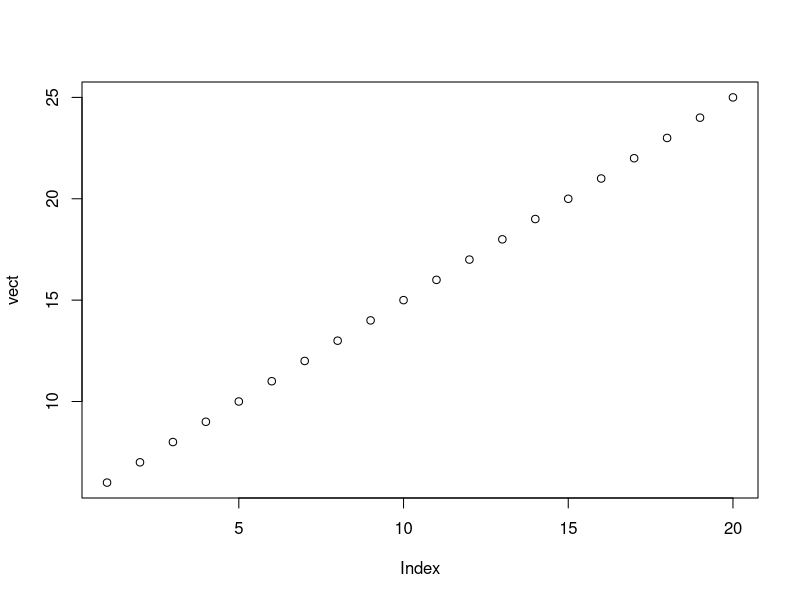
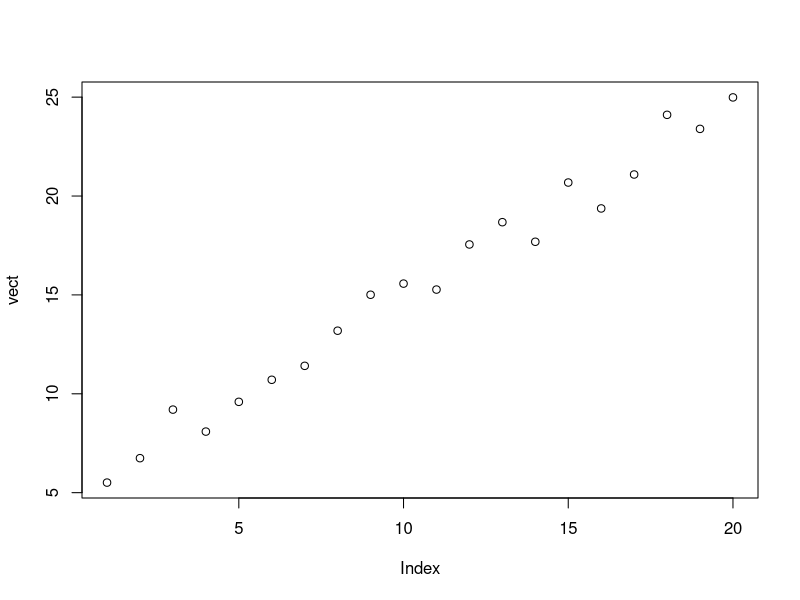
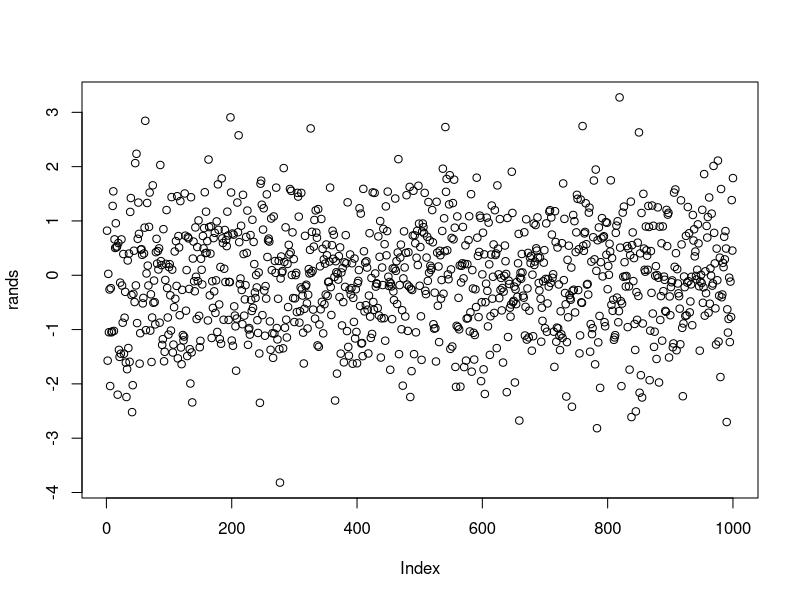
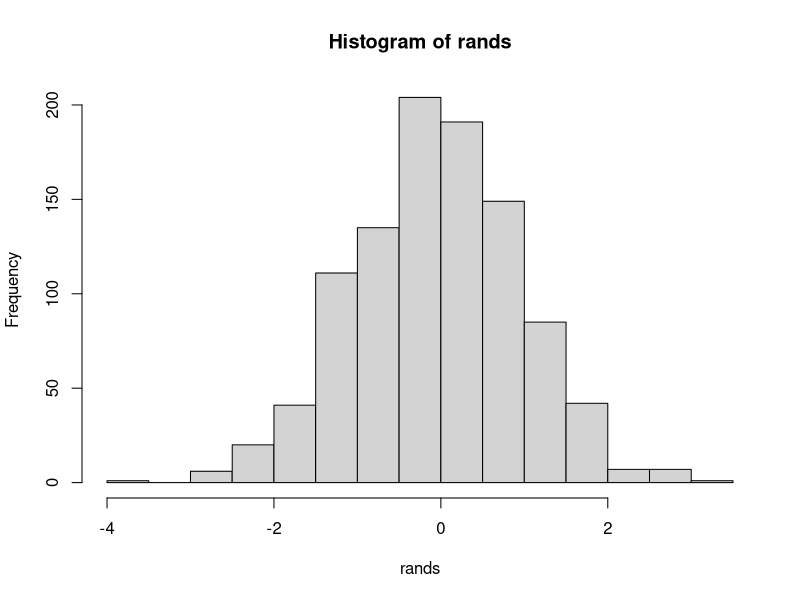
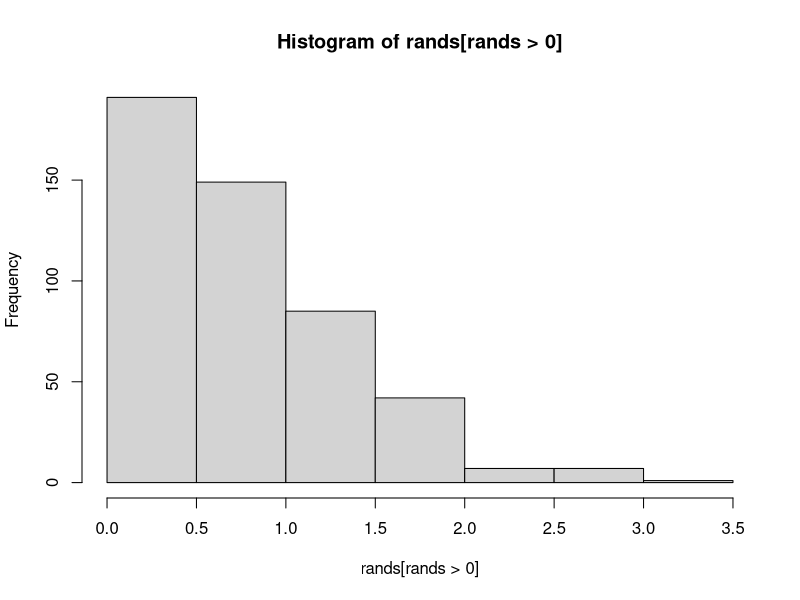
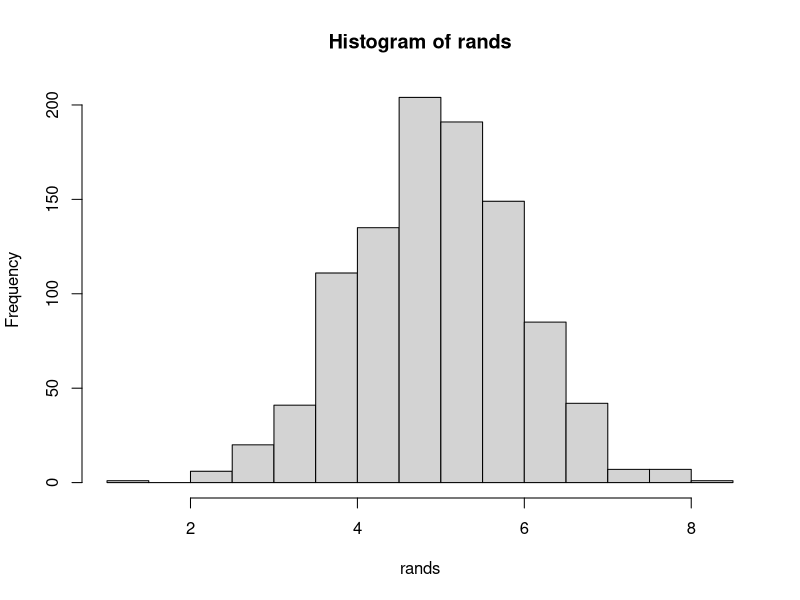
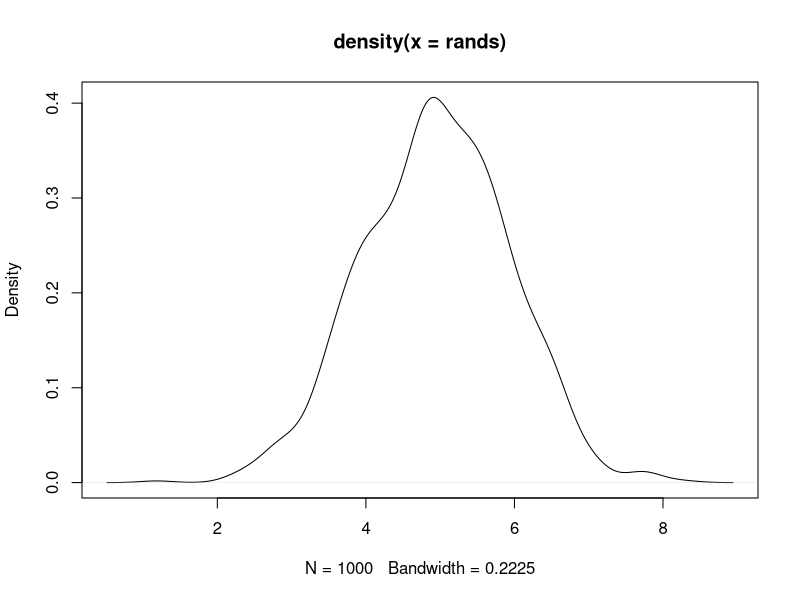
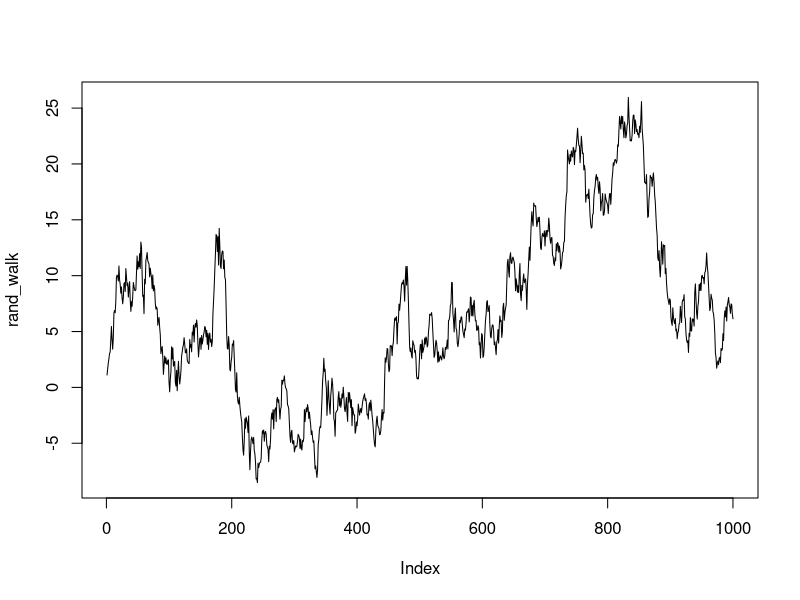

Here is the R script that generated these plots, in order: (Note: this script raises an error after producing the figures.)
###########################################################
##################### Numeric Vektörler ###################

#
x <- 5
class(x)

#
x <- c(1,4,6)
class(x) # Vector are all multivariate numeric

#
x <- 1:10
class(x)

#
x <- seq(by=2,from=1,to=20)
#
x <- 1:10
y <- sample(1:25,10)
xy <- c(x,y)

#### Indice Operations ####
x <- seq(1,20,2)
x[c(1,6,2)]
x[c(1,2,6)]
#
ind <- x < 10
ind 
x[ind]
x[x<10]


##
vect  <- 5 + 1:20
plot(vect)
#
vect <- vect + rnorm(20)
plot(vect)
#
head(vect)
tail(vect)
head(vect,10)
tail(vect,10)

##
rands <- rnorm(1000)
plot(rands)
hist(rands)
hist(rands[rands>0])
#
rands <- rands + 5
hist(rands)
plot(density(rands))

# Random Walk
rands <- rnorm(1000)
rand_walk <- cumsum(rands)
plot(rand_walk,type='l')

rwalk_with_trend <- rand_walk + seq(1,50.5,.5)
plot(rwalk_with_trend,type='l')

###########################################################
######################## Character ########################
x <- 'a'
class(x)

x <- "a"
class(x)

x <- c("a","b","c")
class(x)

##
x <- letters # ingilizce küçük harfler
x <- LETTERS # ingilizce büyük harfler
x_collapsed <- paste0(LETTERS,collapse = "-")

head(x)
x[-(1:10)]
x[-c(2,4,6)]
x[-c(2,4,6:length(x))]

##
country_names <- paste0("Country","-",1:10)

##
deficit <- rnorm(10)
names(deficit) <- country_names
deficit

#
cnames <- names(deficit)
cnames <- substr(cnames,9,10)
cnames <- as.numeric(cnames)

## Subscripts ##
fruits <- c(rep("Apples",3),rep("Bananas",3),rep("Oranges",4))
fruits <- sample(fruits)

fruits[1:5]
sub_fruits  <- fruits[fruits == "Apples"]
sub_fruits2 <- fruits[fruits %in% c("Apples","Oranges")]
sub_fruits3 <- fruits[grepl("e",fruits)] # içinde e harfi geçenler
sub_fruits4 <- fruits[grepl("^A",fruits)] # A ile başlayanlar
sub_fruits5 <- fruits[grepl(".*a",fruits)] # içinde a geçenler
sub_fruits6 <- fruits[grepl(".*[Aa]",fruits)] # içinde A ya da a geçenler

###########################################################
#################### Dates ################################
d <- '2017-01-01'
class(d)
d <- as.Date(d)
class(d)

#
d <- '01.01.2017'
class(d)
d <- as.Date(d) # Hata
d <- as.Date(d,format = '%d.%m.%Y')
#
d <- '01/01/17'
d <- as.Date(d,format = '%d/%m/%y')
#
d <- '01JAN2017'
d <- as.Date(d,format = '%d%b%Y')
#
d <- '01JANUARY2017'
d <- as.Date(d,format = '%d%B%Y')

##
important_days <- c('1943-01-02','1945-04-05','1946-03-06')
important_days <- as.Date(c('1943-01-02','1945-04-05','1946-03-06'))
weekdays(important_days)

tday <- Sys.Date()
difftime(tday,important_days)/365

## 
seq(as.Date('2017-01-01'),tday,by = 'weeks')

###########################################################
#################### Matrices #############################
x <- matrix(1:30)
x <- matrix(1:30,5) # Satır sayısı = 5
x <- matrix(1:30,,5) # Sütun sayısı = 5

x <- matrix(,3,4) # NA matrisi
x <- matrix(0,3,4) # 0 Matrisi
x <- matrix(sample(25),5) # rassal sayılar matrisi

######## Döviz Kuru Örneği ########

dovizkuru <- 100 + cumsum(rnorm(50)) # Döviz kuru serisi
plot(dovizkuru,type='l')

library("timeDate")
getiri <- diff(dovizkuru) # hissenin getirisi

dovizkur  <- cbind(dovizkuru, c(NA,diff(dovizkuru)))
date_int <- tail(as.Date(timeSequence(as.Date("2017-1-1"), Sys.Date())),50) # tarihler
# Kolon - satır isimleri
rownames(dovizkur) <- as.character(date_int)
colnames(dovizkur) <- c("Dovizkur","Getiri")
head(dovizkur)
tail(dovizkur)

dovizkur[,1]
dovizkur[,2]

dovizkur[dovizkur[,2]<0,]
dovizkur[dovizkur[,2]>=0,]


haftagunu <- weekdays(as.Date(rownames(dovizkur)))
dovizkur2    <- cbind(dovizkur,haftagunu)
###################################################################
########################### Data Frame ############################

dovizkur <- data.frame(dovizkur)
dovizkur$Getiri
dovizkur$Artan <- ifelse(dovizkur$Getiri>0,"artan","azalan")
dovizkur$Haftagunu <- weekdays(as.Date(rownames(dovizkur)))
Mondays         <- subset(dovizkur,Haftagunu == "Monday")

dovizkur[1:2]
dovizkur[,1:2]
###################################################################
############################# List ################################
lst <- list()
lst[[1]] <- 3
length(lst)
#
lst[[4]] <- 4
length(lst)
#
# names(lst) <- paste0("element",1:7)

lst[[2]] <- letters[1:3]
lst[[3]] <- LETTERS[1:3]
#
lst[[5]] <- dovizkur
#
lst[1:2]
